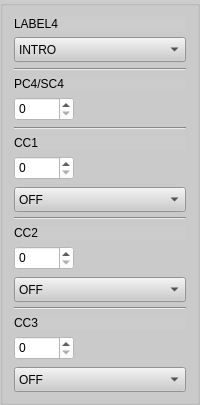
      <widget class="QGroupBox" name="columnbox4">
       <property name="sizePolicy">
        <sizepolicy hsizetype="Expanding" vsizetype="Expanding">
         <horstretch>0</horstretch>
         <verstretch>0</verstretch>
        </sizepolicy>
       </property>
       <property name="styleSheet">
        <string notr="true">background-color: rgb(204, 204, 204);</string>
       </property>
       <layout class="QVBoxLayout" name="verticalLayout_8">
        <item>
         <widget class="QLabel" name="label_BankPC1_4">
          <property name="sizePolicy">
           <sizepolicy hsizetype="Expanding" vsizetype="Expanding">
            <horstretch>0</horstretch>
            <verstretch>0</verstretch>
           </sizepolicy>
          </property>
          <property name="maximumSize">
           <size>
            <width>16777215</width>
            <height>30</height>
           </size>
          </property>
          <property name="text">
           <string>LABEL4</string>
          </property>
         </widget>
        </item>
        <item>
         <widget class="QComboBox" name="presetLabel1_4">
          <property name="sizePolicy">
           <sizepolicy hsizetype="Expanding" vsizetype="Expanding">
            <horstretch>0</horstretch>
            <verstretch>0</verstretch>
           </sizepolicy>
          </property>
          <property name="minimumSize">
           <size>
            <width>0</width>
            <height>25</height>
           </size>
          </property>
          <property name="styleSheet">
           <string notr="true">background-color: rgb(204, 204, 204);</string>
          </property>
          <item>
           <property name="text">
            <string>INTRO</string>
           </property>
          </item>
          <item>
           <property name="text">
            <string>VERSE</string>
           </property>
          </item>
          <item>
           <property name="text">
            <string>CHORUS</string>
           </property>
          </item>
          <item>
           <property name="text">
            <string>SOLO</string>
           </property>
          </item>
          <item>
           <property name="text">
            <string>OUTRO</string>
           </property>
          </item>
          <item>
           <property name="text">
            <string>BRIDGE</string>
           </property>
          </item>
         </widget>
        </item>
        <item>
         <widget class="Line" name="line_5">
          <property name="sizePolicy">
           <sizepolicy hsizetype="Expanding" vsizetype="Expanding">
            <horstretch>0</horstretch>
            <verstretch>0</verstretch>
           </sizepolicy>
          </property>
          <property name="orientation">
           <enum>Qt::Horizontal</enum>
          </property>
         </widget>
        </item>
        <item>
         <widget class="QLabel" name="label_PC1_4">
          <property name="sizePolicy">
           <sizepolicy hsizetype="Expanding" vsizetype="Expanding">
            <horstretch>0</horstretch>
            <verstretch>0</verstretch>
           </sizepolicy>
          </property>
          <property name="maximumSize">
           <size>
            <width>16777215</width>
            <height>30</height>
           </size>
          </property>
          <property name="text">
           <string>PC4/SC4 </string>
          </property>
         </widget>
        </item>
        <item>
         <widget class="QSpinBox" name="spinBox_PC1_4">
          <property name="sizePolicy">
           <sizepolicy hsizetype="Expanding" vsizetype="Expanding">
            <horstretch>0</horstretch>
            <verstretch>0</verstretch>
           </sizepolicy>
          </property>
          <property name="minimumSize">
           <size>
            <width>60</width>
            <height>24</height>
           </size>
          </property>
          <property name="maximumSize">
           <size>
            <width>60</width>
            <height>16777215</height>
           </size>
          </property>
          <property name="styleSheet">
           <string notr="true">background-color: rgb(255, 255, 255);</string>
          </property>
          <property name="accelerated">
           <bool>true</bool>
          </property>
          <property name="maximum">
           <number>127</number>
          </property>
         </widget>
        </item>
        <item>
         <widget class="Line" name="line_15">
          <property name="sizePolicy">
           <sizepolicy hsizetype="Expanding" vsizetype="Expanding">
            <horstretch>0</horstretch>
            <verstretch>0</verstretch>
           </sizepolicy>
          </property>
          <property name="orientation">
           <enum>Qt::Horizontal</enum>
          </property>
         </widget>
        </item>
        <item>
         <widget class="QLabel" name="label_CC1_4">
          <property name="sizePolicy">
           <sizepolicy hsizetype="Expanding" vsizetype="Expanding">
            <horstretch>0</horstretch>
            <verstretch>0</verstretch>
           </sizepolicy>
          </property>
          <property name="maximumSize">
           <size>
            <width>16777215</width>
            <height>30</height>
           </size>
          </property>
          <property name="text">
           <string>CC1 </string>
          </property>
         </widget>
        </item>
        <item>
         <widget class="QSpinBox" name="spinBox_CC1_4">
          <property name="sizePolicy">
           <sizepolicy hsizetype="Expanding" vsizetype="Expanding">
            <horstretch>0</horstretch>
            <verstretch>0</verstretch>
           </sizepolicy>
          </property>
          <property name="minimumSize">
           <size>
            <width>60</width>
            <height>24</height>
           </size>
          </property>
          <property name="maximumSize">
           <size>
            <width>60</width>
            <height>16777215</height>
           </size>
          </property>
          <property name="styleSheet">
           <string notr="true">background-color: rgb(255, 255, 255);</string>
          </property>
          <property name="accelerated">
           <bool>true</bool>
          </property>
          <property name="maximum">
           <number>127</number>
          </property>
         </widget>
        </item>
        <item>
         <widget class="QComboBox" name="onoff1_4">
          <property name="sizePolicy">
           <sizepolicy hsizetype="Expanding" vsizetype="Expanding">
            <horstretch>0</horstretch>
            <verstretch>0</verstretch>
           </sizepolicy>
          </property>
          <property name="minimumSize">
           <size>
            <width>0</width>
            <height>25</height>
           </size>
          </property>
          <property name="maximumSize">
           <size>
            <width>16777215</width>
            <height>22</height>
           </size>
          </property>
          <property name="styleSheet">
           <string notr="true">background-color: rgb(204, 204, 204);</string>
          </property>
          <item>
           <property name="text">
            <string>OFF</string>
           </property>
          </item>
          <item>
           <property name="text">
            <string>ON</string>
           </property>
          </item>
         </widget>
        </item>
        <item>
         <widget class="Line" name="line_46">
          <property name="sizePolicy">
           <sizepolicy hsizetype="Expanding" vsizetype="Expanding">
            <horstretch>0</horstretch>
            <verstretch>0</verstretch>
           </sizepolicy>
          </property>
          <property name="orientation">
           <enum>Qt::Horizontal</enum>
          </property>
         </widget>
        </item>
        <item>
         <widget class="QLabel" name="label_CC2_4">
          <property name="sizePolicy">
           <sizepolicy hsizetype="Expanding" vsizetype="Expanding">
            <horstretch>0</horstretch>
            <verstretch>0</verstretch>
           </sizepolicy>
          </property>
          <property name="maximumSize">
           <size>
            <width>16777215</width>
            <height>30</height>
           </size>
          </property>
          <property name="text">
           <string>CC2 </string>
          </property>
         </widget>
        </item>
        <item>
         <widget class="QSpinBox" name="spinBox_CC2_4">
          <property name="sizePolicy">
           <sizepolicy hsizetype="Expanding" vsizetype="Expanding">
            <horstretch>0</horstretch>
            <verstretch>0</verstretch>
           </sizepolicy>
          </property>
          <property name="minimumSize">
           <size>
            <width>60</width>
            <height>24</height>
           </size>
          </property>
          <property name="maximumSize">
           <size>
            <width>60</width>
            <height>16777215</height>
           </size>
          </property>
          <property name="styleSheet">
           <string notr="true">background-color: rgb(255, 255, 255);</string>
          </property>
          <property name="accelerated">
           <bool>true</bool>
          </property>
          <property name="maximum">
           <number>127</number>
          </property>
         </widget>
        </item>
        <item>
         <widget class="QComboBox" name="onoff2_4">
          <property name="sizePolicy">
           <sizepolicy hsizetype="Expanding" vsizetype="Expanding">
            <horstretch>0</horstretch>
            <verstretch>0</verstretch>
           </sizepolicy>
          </property>
          <property name="minimumSize">
           <size>
            <width>0</width>
            <height>25</height>
           </size>
          </property>
          <property name="maximumSize">
           <size>
            <width>16777215</width>
            <height>22</height>
           </size>
          </property>
          <property name="styleSheet">
           <string notr="true">background-color: rgb(204, 204, 204);</string>
          </property>
          <item>
           <property name="text">
            <string>OFF</string>
           </property>
          </item>
          <item>
           <property name="text">
            <string>ON</string>
           </property>
          </item>
         </widget>
        </item>
        <item>
         <widget class="Line" name="line_33">
          <property name="sizePolicy">
           <sizepolicy hsizetype="Expanding" vsizetype="Expanding">
            <horstretch>0</horstretch>
            <verstretch>0</verstretch>
           </sizepolicy>
          </property>
          <property name="orientation">
           <enum>Qt::Horizontal</enum>
          </property>
         </widget>
        </item>
        <item>
         <widget class="QLabel" name="label_CC3_4">
          <property name="sizePolicy">
           <sizepolicy hsizetype="Expanding" vsizetype="Expanding">
            <horstretch>0</horstretch>
            <verstretch>0</verstretch>
           </sizepolicy>
          </property>
          <property name="maximumSize">
           <size>
            <width>16777215</width>
            <height>30</height>
           </size>
          </property>
          <property name="text">
           <string>CC3 </string>
          </property>
         </widget>
        </item>
        <item>
         <widget class="QSpinBox" name="spinBox_CC3_4">
          <property name="sizePolicy">
           <sizepolicy hsizetype="Expanding" vsizetype="Expanding">
            <horstretch>0</horstretch>
            <verstretch>0</verstretch>
           </sizepolicy>
          </property>
          <property name="minimumSize">
           <size>
            <width>60</width>
            <height>24</height>
           </size>
          </property>
          <property name="maximumSize">
           <size>
            <width>60</width>
            <height>16777215</height>
           </size>
          </property>
          <property name="styleSheet">
           <string notr="true">background-color: rgb(255, 255, 255);</string>
          </property>
          <property name="accelerated">
           <bool>true</bool>
          </property>
          <property name="maximum">
           <number>127</number>
          </property>
         </widget>
        </item>
        <item>
         <widget class="QComboBox" name="onoff3_4">
          <property name="sizePolicy">
           <sizepolicy hsizetype="Expanding" vsizetype="Expanding">
            <horstretch>0</horstretch>
            <verstretch>0</verstretch>
           </sizepolicy>
          </property>
          <property name="minimumSize">
           <size>
            <width>0</width>
            <height>25</height>
           </size>
          </property>
          <property name="maximumSize">
           <size>
            <width>16777215</width>
            <height>22</height>
           </size>
          </property>
          <property name="styleSheet">
           <string notr="true">background-color: rgb(204, 204, 204);</string>
          </property>
          <item>
           <property name="text">
            <string>OFF</string>
           </property>
          </item>
          <item>
           <property name="text">
            <string>ON</string>
           </property>
          </item>
         </widget>
        </item>
       </layout>
      </widget>
